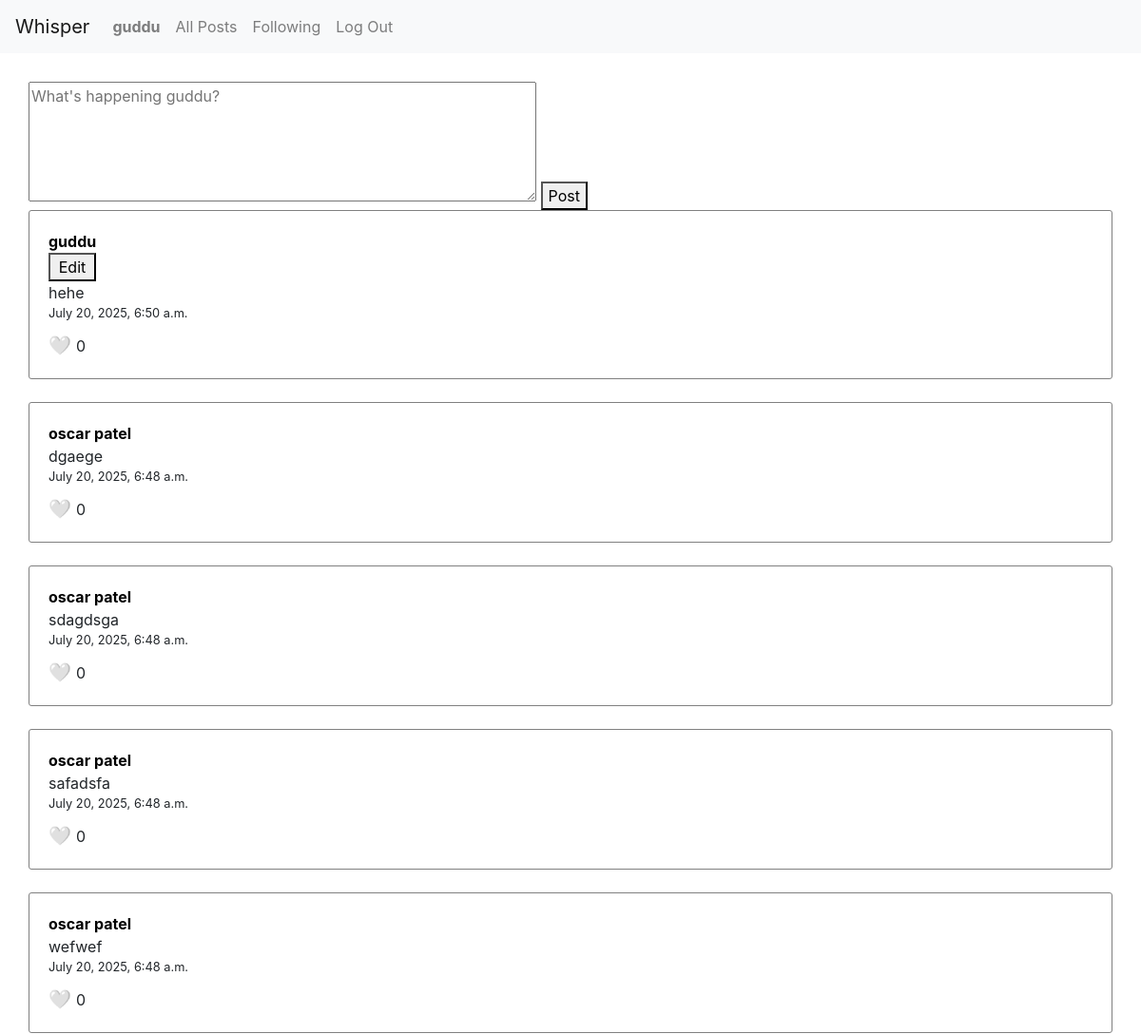
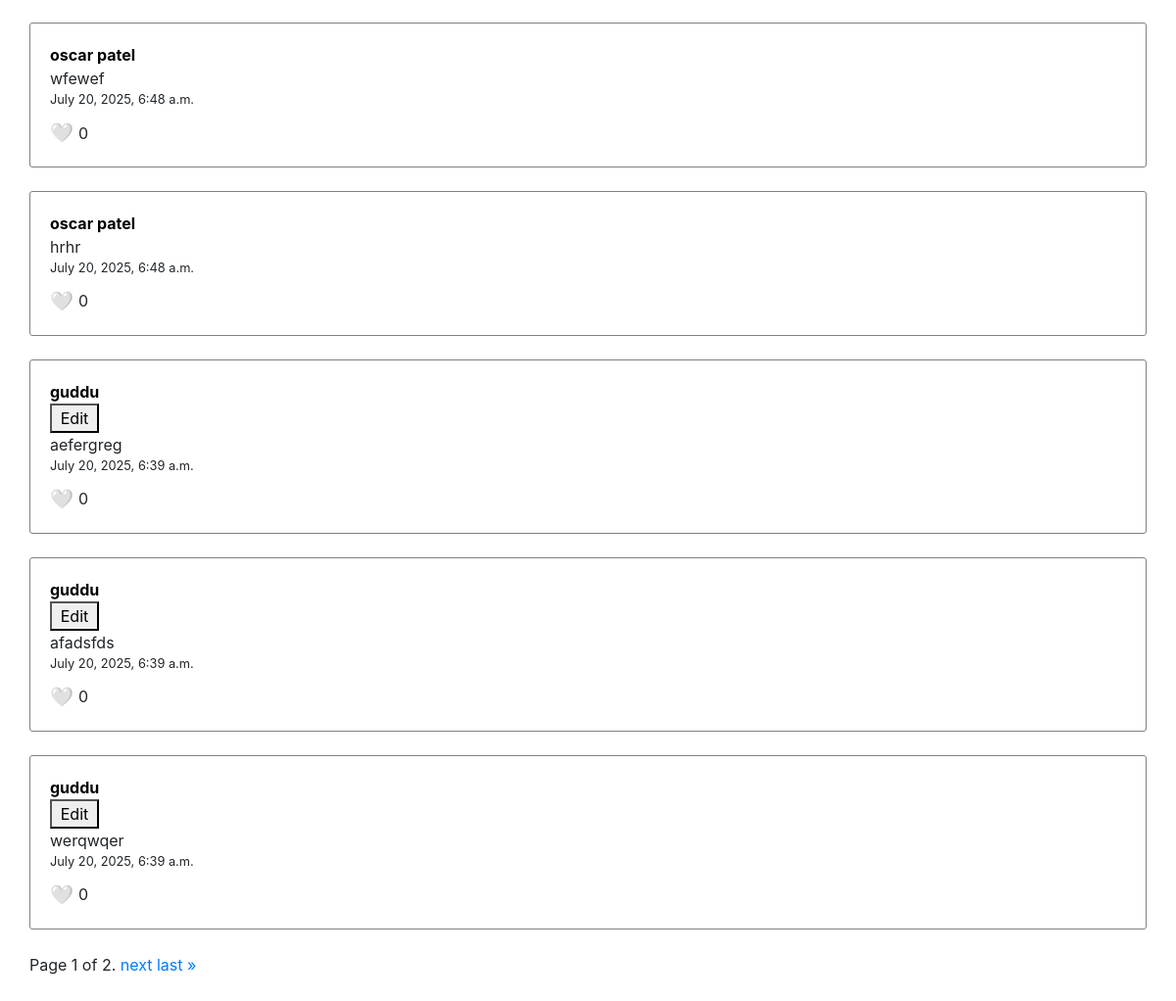
Before: / (signed in) with the older database file (2 pictures, top to bottom).
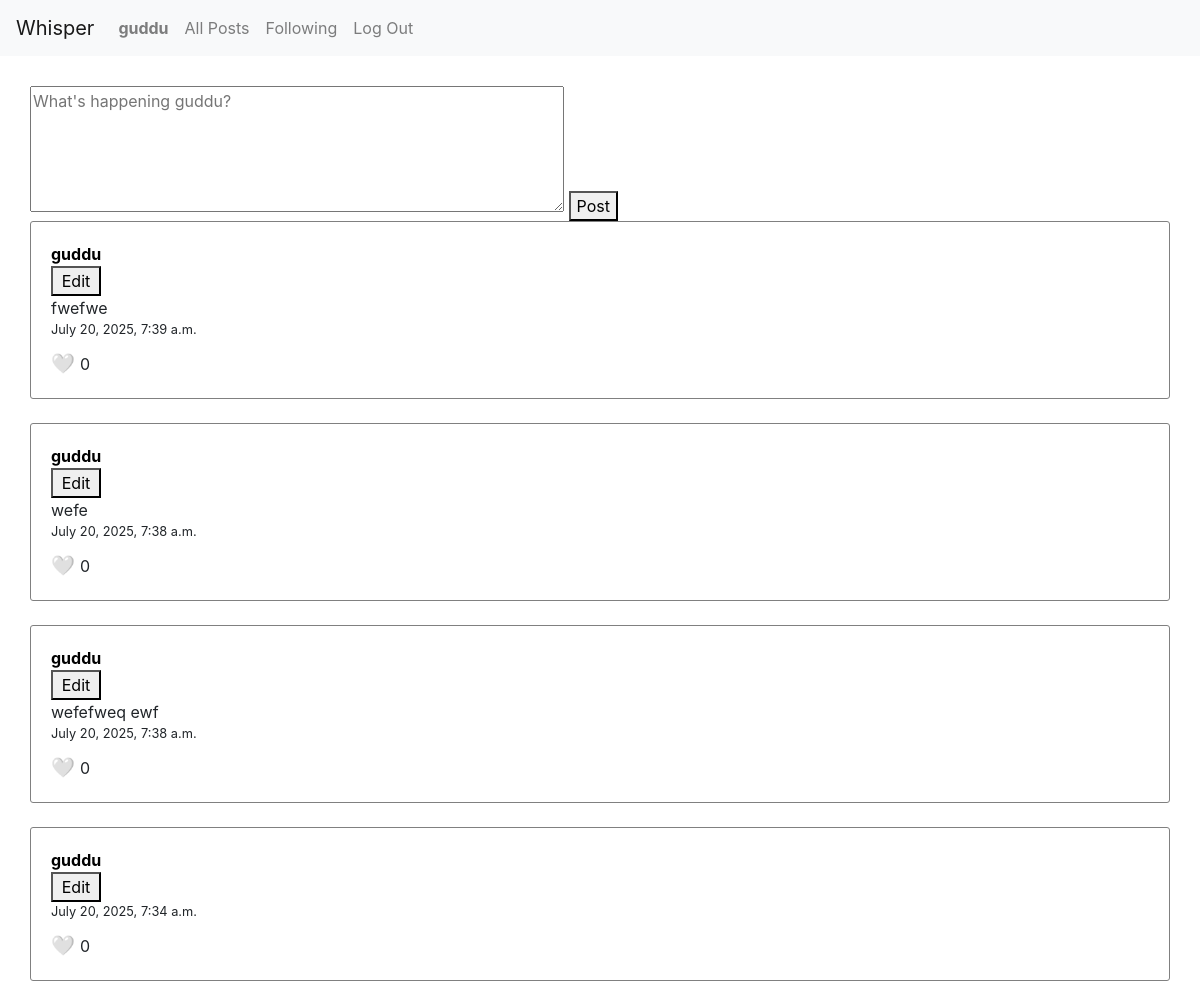
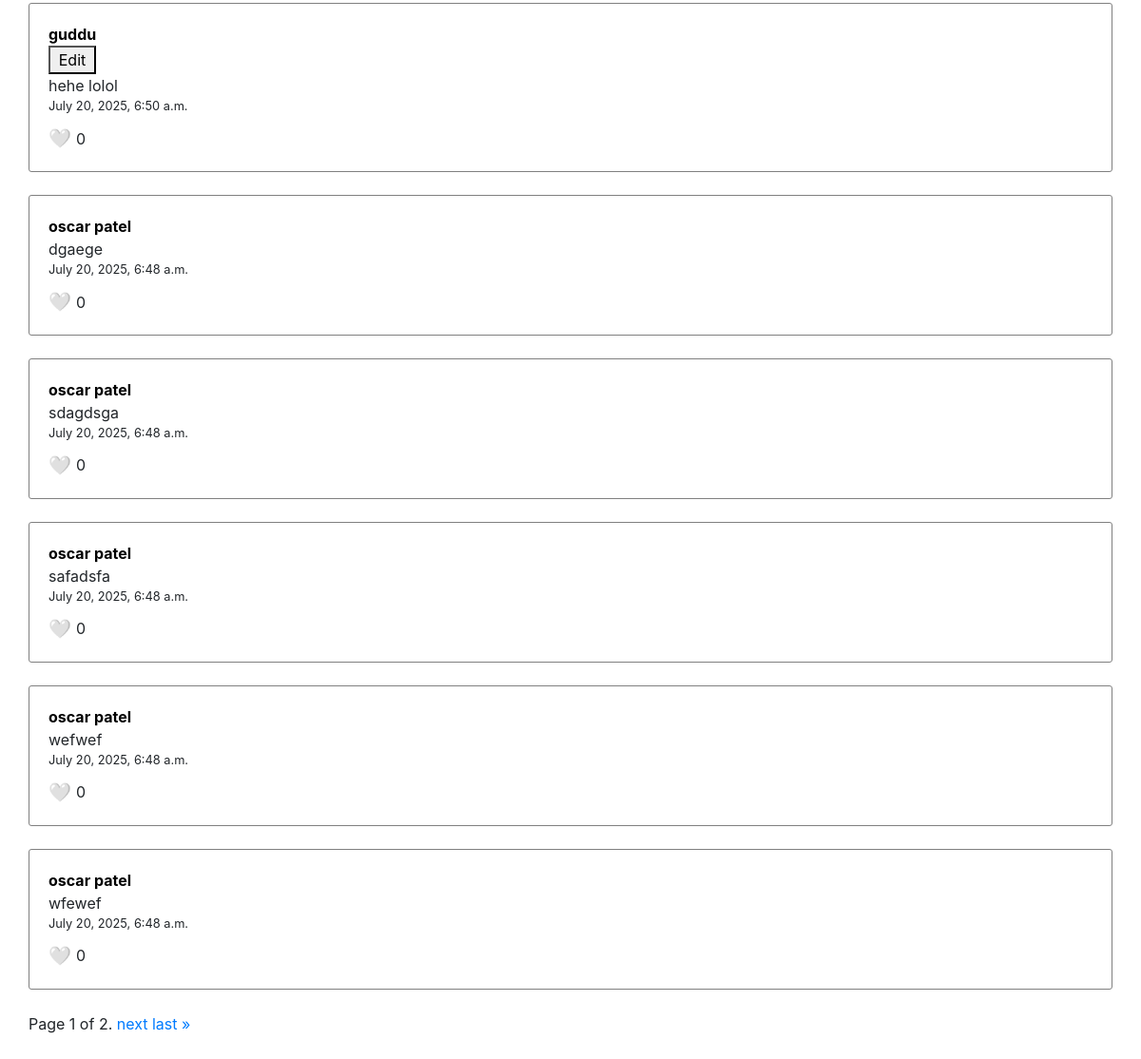
After: the same page with the newer database file (2 pictures, top to bottom).
### network/models.py (models this page shows)
class Post(models.Model):
    user = models.ForeignKey(User, on_delete=models.CASCADE, related_name='posts')
    postContent = models.CharField(max_length=500)
    dateCreated = models.DateTimeField(auto_now_add=True)
    likes = models.ManyToManyField(User, related_name='liked_posts', blank=True)
    @property
    def total_likes(self):
        return self.likes.count()

class User(AbstractUser):
    following = models.ManyToManyField(
        'self',
        symmetrical=False,
        related_name='followers',
        blank=True
    )

### network/views.py (the view)
# urls.py: path("", views.index, name="index"),
def index(request):
    allPosts = Post.objects.all().order_by('-dateCreated')
    paginator = Paginator(allPosts, 10)
    page_number = request.GET.get('page')
    page_obj = paginator.get_page(page_number)
    context = {'page_obj': page_obj}
    return render(request, 'network/index.html', context)

### network/templates/network/index.html (shortened to what this page needs)
{% extends "network/layout.html" %}
{% block body %}
{% if user.is_authenticated %}
    <div id="allPostsCont">
        <div id="newPostCont">
            <form method="POST" action="{% url 'submitPost' %}">
                <textarea name="postContent" rows="5" cols="50" placeholder="What's happening {{request.user}}?"></textarea>
                <button id="postBtn">Post</button>
            </form>
        </div>
        <div id="allPosts">
            {% for post in page_obj %}
            <div class="post" id="post-{{ post.id }}">
                <strong><a class="name" href="{% url 'profile' user_id=post.user.id %}">{{ post.user }}</a></strong>
                {% if post.user == request.user %}
                <button class="editPost" data-post-id="{{ post.id }}">Edit</button>
                {% endif %}
                <div class="postContent" data-post-id="{{ post.id }}">{{ post.postContent }}</div>
                <small>{{ post.dateCreated }}</small>
                <div class="post-footer">
                    <button class="like-btn" data-post-id="{{ post.id }}">
                        {% if user in post.likes.all %}
                            ❤️
                        {% else %}
                            🤍
                        {% endif %}
                    </button>
                    <div class="like-count">{{ post.total_likes }}</div>
                </div>
            </div>
            {% endfor %}
            <div class="pagination">
                <span class="step-links">
                    <span class="current">
                        Page {{ page_obj.number }} of {{ page_obj.paginator.num_pages }}.
                    </span>
                    {% if page_obj.has_next %}
                        <a href="?page={{ page_obj.next_page_number }}">next</a>
                        <a href="?page={{ page_obj.paginator.num_pages }}">last &raquo;</a>
                    {% endif %}
                </span>
            </div>
        </div>
    </div>
{% else %}
    You are logged out.
{% endif %}
{% endblock %}

Changed rows visible on the page:
no longer on this page (row unchanged): Post: user "oscar patel", postContent "hrhr", dateCreated "July 20, 2025, 6:48 a.m.", total_likes "0"
no longer on this page (row edited): Post: user "guddu", postContent "aefergreg", dateCreated "July 20, 2025, 6:39 a.m.", total_likes "0"
no longer on this page (row unchanged): Post: user "guddu", postContent "afadsfds", dateCreated "July 20, 2025, 6:39 a.m.", total_likes "0"
no longer on this page (row edited): Post: user "guddu", postContent "werqwqer", dateCreated "July 20, 2025, 6:39 a.m.", total_likes "0"
added Post: user "guddu", postContent "fwefwe", dateCreated "July 20, 2025, 7:39 a.m.", total_likes "0"
added Post: user "guddu", postContent "wefe", dateCreated "July 20, 2025, 7:38 a.m.", total_likes "0"
added Post: user "guddu", postContent "wefefweq ewf", dateCreated "July 20, 2025, 7:38 a.m.", total_likes "0"
added Post: user "guddu", dateCreated "July 20, 2025, 7:34 a.m.", total_likes "0"
changed Post: postContent "hehe" → "hehe lolol"
